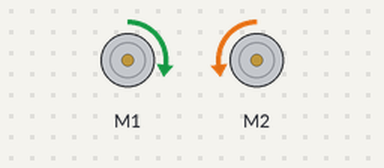
This program was run on a simulated BBC micro:bit (MakeCode). Shown: 2 × DC motor (green arrow = forward, orange = backward, longer = faster).

Above: at 0.5 s.
At 2.7 s:
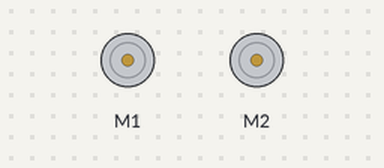
At 5.0 s:
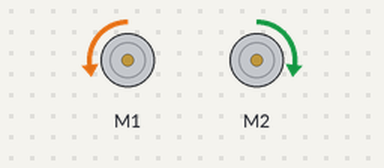
Timing chart, 0 to 7.0 s (numbered marks = the images above):
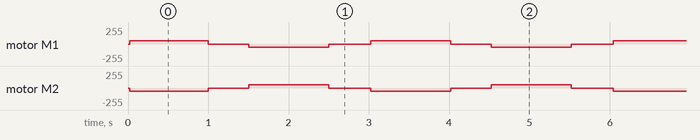

The program:

main.ts
```typescript
basic.forever(function () {
    // Primera secuencia de movimiento
    maqueen.motorRun(maqueen.Motors.M1, maqueen.Dir.CW, 50)
    maqueen.motorRun(maqueen.Motors.M2, maqueen.Dir.CCW, 50)
    basic.pause(1000)
    // Primera parada de los motores
    maqueen.motorStop(maqueen.Motors.All)
    basic.pause(500)
    // Segunda secuencia de movimiento
    maqueen.motorRun(maqueen.Motors.M1, maqueen.Dir.CCW, 50)
    maqueen.motorRun(maqueen.Motors.M2, maqueen.Dir.CW, 50)
    basic.pause(1000)
    // Segunda parada de los motores
    maqueen.motorStop(maqueen.Motors.All)
    basic.pause(500)
})
```

test.ts
```typescript
// aquí va el archivo "tests"; esto no se compilará cuando este paquete se utilice como una extensión.
```

Measured:
- by itself, motor M1: repeats every 3.0 s: stopped 0.50 s, backward 50/255 1.0 s, stopped 0.52 s, forward 50/255 1.0 s
- by itself, motor M2: repeats every 3.0 s: stopped 0.50 s, forward 50/255 1.0 s, stopped 0.52 s, backward 50/255 1.0 s
